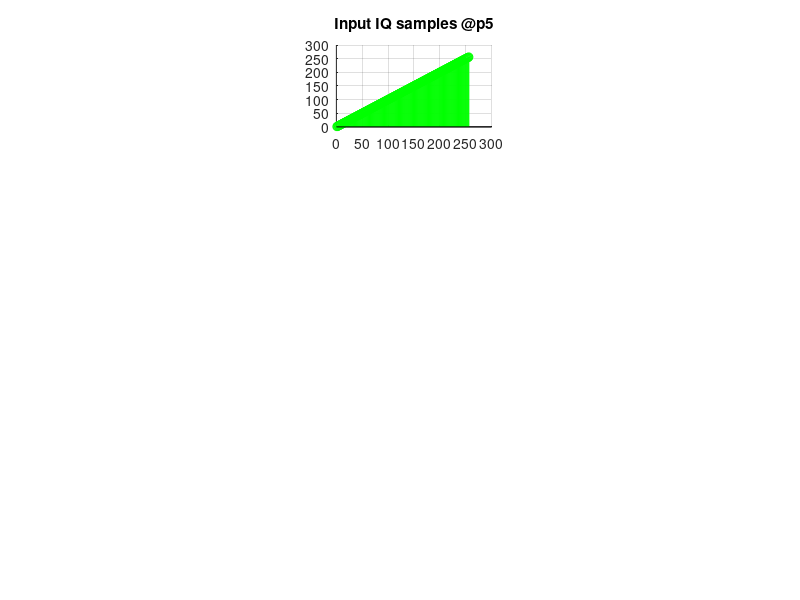

Write the MATLAB code that produced this figure. (Note: this script raises an error after producing the figure.)
% This program is to generate an input and output sample files for VHA
 % single band Modulation testing at p5 gsps
clc;
clear;
close all;

num_vectors = 8;
num_samples_per_vector = 32;
num_samples = num_vectors * num_samples_per_vector;

for i = 1:num_samples
    input_iq (i) = i;        % ramp
end

n1 = 1:1:num_samples;
subplot(4, 3, 2); grid on; hold on;
stem(n1, input_iq, 'green'); title("Input IQ samples @p5");

% write this into a file which can be sourced while running on FRIO
fileId = fopen("input_samples/modulation/single_band_modulation_p5.txt", "w");
fprintf(fileId, "%08x\n", bitshift(input_iq, 16));
fclose(fileId);

% input_iq should be scaled down before giving as input to the matlab model
scale_factor = 2^-15;
input_iq_to_duc = (input_iq * scale_factor);

% enable w1
config.vha_hbf_stages = [1 0 0 0];

% now do an interpolation
output_iq_from_duc = vha_interpolate(input_iq_to_duc, config);

% now scale the samples up
scale_factor = 2^15;
n2 = 1:1:(numel(output_iq_from_duc));
subplot(4, 3, 4); grid on; hold on;
stem(n2, (real(output_iq_from_duc * scale_factor)), 'red'); title("DUC output 1Gsps");
stem(n2, (imag(output_iq_from_duc * scale_factor)), 'blue');

% generate cw0 for the modulation freq = 500Mhz, Fs = 1Ghz, Fclk = 1Ghz, #sample = 512
Fclk = 983040;
Fs   = 983040;
freq = (Fclk / 2);
fprintf("freq = %d KHz, Fs = %d KHz, Fclk = %d KHz\n", freq, Fs, Fclk);
cw0 = nco_pp(freq, Fs, Fclk, length(output_iq_from_duc), 1);    % delay = 1 clk cycle
subplot(4, 3, 7); grid on; hold on;
n3 = 1:1:(length(cw0));
stem(n3, real(cw0), 'red'); title("CW0 + 1");
stem(n3, imag(cw0), 'blue');

% now do the modulation and combining
config.vha_bypass = [0 0];
config.vha_conj = [0, 0];
config.active_band = 1;
cw0 = transpose(cw0);
[mod_output_1g, dummy] = vha_combine(output_iq_from_duc, 0, cw0, 0, config);
mod_output_1g = mod_output_1g * scale_factor;    % scale up the final output

n2 = 1:1:length(mod_output_1g);
subplot(4, 3, 10); grid on; hold on;
stem(n2, real(mod_output_1g), 'red'); title ("Output - 1Gsps Modulation");
stem(n2, imag(mod_output_1g), 'blue');
mod_output_1g_real = dec2hex(real(mod_output_1g), 4);
mod_output_1g_imag = dec2hex(imag(mod_output_1g), 4);
output_1g = strcat(mod_output_1g_real, mod_output_1g_imag);
fileId = fopen("output_samples/modulation/p5/single_band_modulation_1.txt", "w");
for i = 1:length(output_1g)
   nbytes = fprintf(fileId,'%8s\n',output_1g(i,:));
end
fclose(fileId);

% enable w1, w2
config.vha_hbf_stages = [1 1 0 0];

% now do an interpolation
output_iq_from_duc = vha_interpolate(input_iq_to_duc, config);

% now scale the samples up
n2 = 1:1:(numel(output_iq_from_duc));
subplot(4, 3, 5); grid on; hold on;
stem(n2, (real(output_iq_from_duc * scale_factor)), 'red'); title("DUC output 2Gsps");
stem(n2, (imag(output_iq_from_duc * scale_factor)), 'blue');

% generate cw0 for the modulation freq = 500Mhz, Fs = 2Ghz, Fclk = 1Ghz, #sample = 512
Fs   = 983040 * 2;
freq = (Fclk / 2);
fprintf("freq = %d KHz, Fs = %d KHz, Fclk = %d KHz\n", freq, Fs, Fclk);
cw0 = nco_pp(freq, Fs, Fclk, length(output_iq_from_duc), 0);
subplot(4, 3, 8); grid on; hold on;
n3 = 1:1:(length(cw0));
stem(n3, real(cw0), 'red'); title("CW0 + 0");
stem(n3, imag(cw0), 'blue');

% now do the modulation and combining
config.vha_bypass = [0 0];
config.vha_conj = [0, 0];
config.active_band = 1;
cw0 = transpose(cw0);
[mod_output_2g, dummy] = vha_combine(output_iq_from_duc, 0, cw0, 0, config);
mod_output_2g = mod_output_2g * scale_factor;    % scale up the final output

n2 = 1:1:length(mod_output_2g);
subplot(4, 3, 11); grid on; hold on;
stem(n2, real(mod_output_2g), 'red'); title ("Output - 2gsps Modulation");
stem(n2, imag(mod_output_2g), 'blue');
mod_output_2g_real = dec2hex(real(mod_output_2g),4);
mod_output_2g_imag = dec2hex(imag(mod_output_2g),4);
output_2g = strcat(mod_output_2g_real, mod_output_2g_imag);
fileId = fopen("output_samples/modulation/p5/single_band_modulation_2.txt", "w");
for i = 1:length(output_2g)
   nbytes = fprintf(fileId,'%8s\n',output_2g(i,:));
end
fclose(fileId);

% enable w1, w2, w3
config.vha_hbf_stages = [1 1 1 0];

% now do an interpolation
output_iq_from_duc = vha_interpolate(input_iq_to_duc, config);

% now scale the samples up
n2 = 1:1:(numel(output_iq_from_duc));
subplot(4, 3, 6); grid on; hold on;
stem(n2, (real(output_iq_from_duc * scale_factor)), 'red'); title("DUC output 4Gsps");
stem(n2, (imag(output_iq_from_duc * scale_factor)), 'blue');

% generate cw0 for the modulation freq = 500Mhz, Fs = 4Ghz, Fclk = 1Ghz, #sample = 512
Fs   = 983040 * 4;
freq = (Fclk / 2);
fprintf("freq = %d KHz, Fs = %d KHz, Fclk = %d KHz\n", freq, Fs, Fclk);
cw0 = nco_pp(freq, Fs, Fclk, length(output_iq_from_duc), 1);
subplot(4, 3, 9); grid on; hold on;
n3 = 1:1:(length(cw0));
stem(n3, real(cw0), 'red'); title("CW0 + 1");
stem(n3, imag(cw0), 'blue');

% now do the modulation and combining
config.vha_bypass = [0 0];
config.vha_conj = [0, 0];
config.active_band = 1;
cw0 = transpose(cw0);
[mod_output_4g, dummy] = vha_combine(output_iq_from_duc, 0, cw0, 0, config);
mod_output_4g = mod_output_4g * scale_factor;

n2 = 1:1:length(mod_output_4g);
subplot(4, 3, 12); grid on; hold on;
stem(n2, real(mod_output_4g), 'red'); title("Output - 4gsps Modulation");
stem(n2, imag(mod_output_4g), 'blue');
mod_output_4g_real = dec2hex(real(mod_output_4g), 4);
mod_output_4g_imag = dec2hex(imag(mod_output_4g), 4);
output_4g = strcat(mod_output_4g_real, mod_output_4g_imag);
fileId = fopen("output_samples/modulation/p5/single_band_modulation_4.txt", "w");
for i = 1:length(output_4g)
   nbytes = fprintf(fileId,'%8s\n',output_4g(i,:));
end
fclose(fileId);
